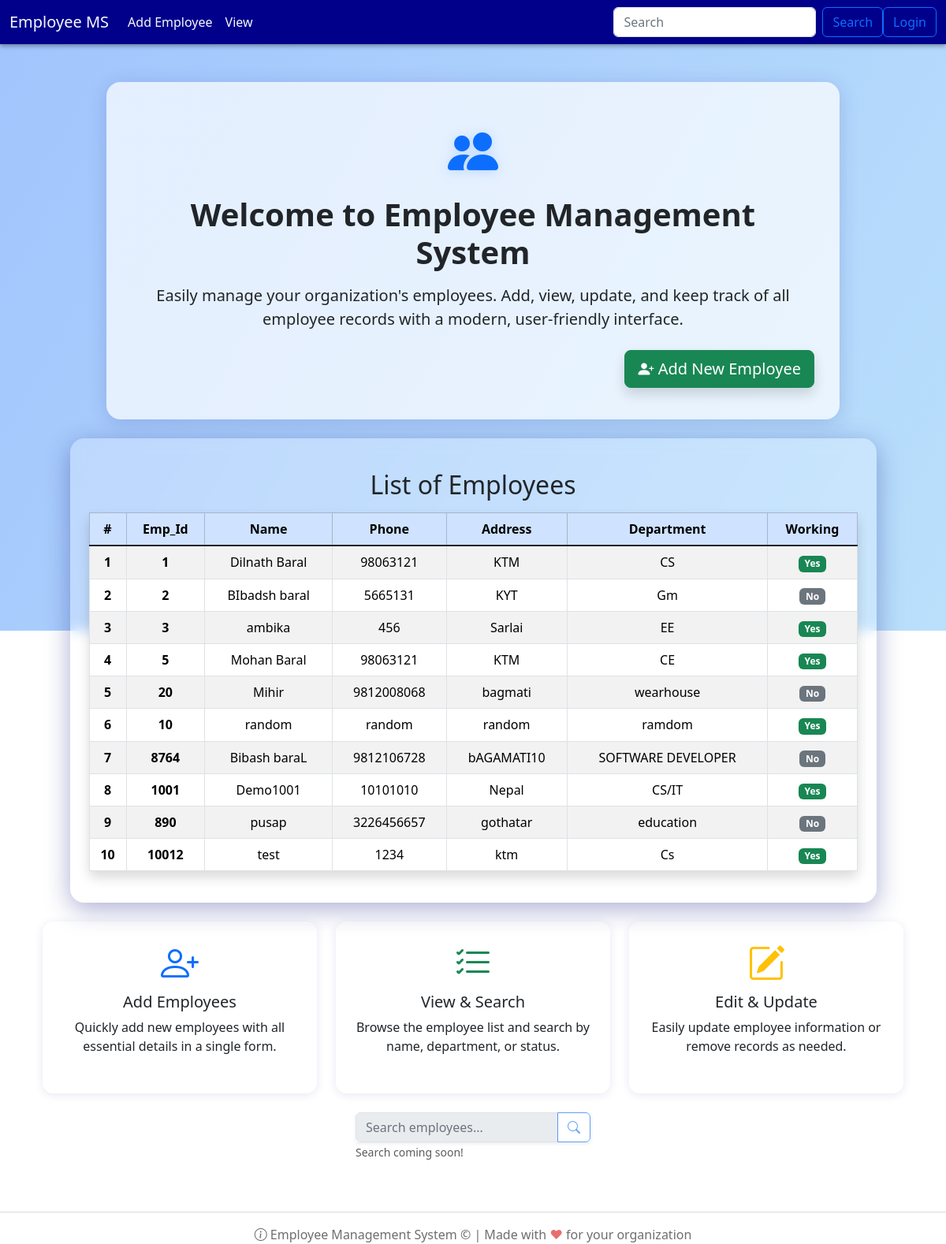
Before: / with the older database file.
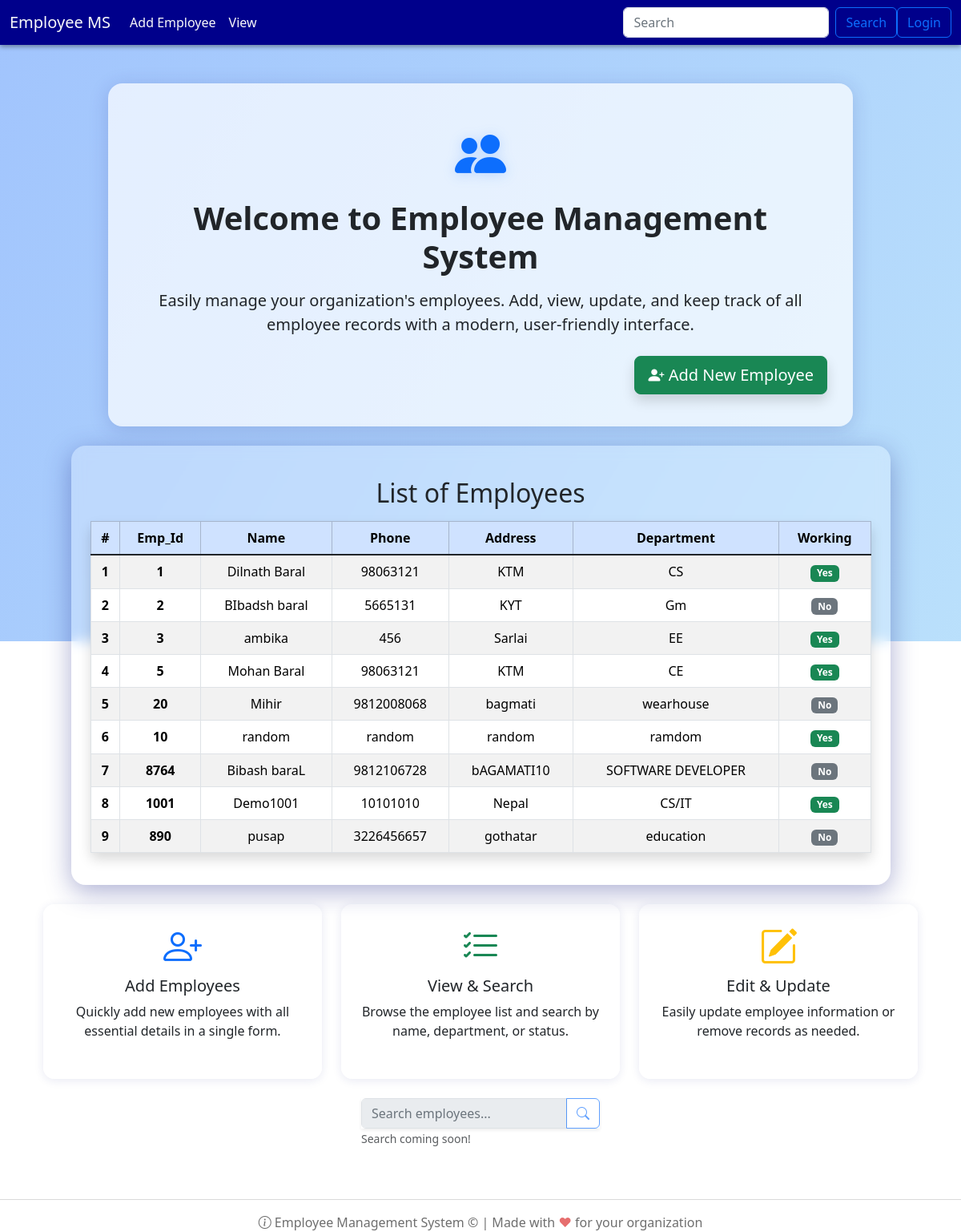
After: the same page with the newer database file.
### Employee/models.py (models this page shows)
class Emp(models.Model):
    emp_id=models.IntegerField()
    name=models.CharField(max_length=100)
    phone=models.CharField(max_length=20)
    address=models.CharField(max_length=100)
    department=models.CharField(max_length=20)
    working=models.BooleanField(default=True)

### Employee/views.py (the view)
# urls.py: path('',index),
def index(request):
    print("index page is called.")
    emps=Emp.objects.all()
    return render(request,"index.html",{
        'emps':emps
    })

### templates/index.html (shortened to what this page needs)
<!DOCTYPE html>
<html>
<head>
    <link href="https://cdn.jsdelivr.net/npm/bootstrap@5.3.0/dist/css/bootstrap.min.css" rel="stylesheet" />
    <link rel="stylesheet" href="https://cdn.jsdelivr.net/npm/bootstrap-icons@1.11.3/font/bootstrap-icons.css">
</head>
<body>
  <div class="bg-animated"></div>
  {% include 'navbar.html'%}
<div class="container d-flex flex-column align-items-center justify-content-center mt-5 mb-5 fade-in">
  <div class="col-md-10 welcome-section text-center mb-4">
    <div class="hero-icon mb-2">
      <i class="bi bi-people-fill"></i>
    </div>
    <h1 class="mb-3 fw-bold">Welcome to Employee Management System</h1>
    <p class="lead mb-4">Easily manage your organization's employees. Add, view, update, and keep track of all employee records with a modern, user-friendly interface.</p>
    <a href="/emp-add/" class="btn btn-success btn-lg add-btn mb-2 shadow">
      <i class="bi bi-person-plus-fill"></i> Add New Employee
    </a>
  </div>
  <div class="col-md-11 p-4 mb-4" style="background: rgba(255,255,255,0.25); border-radius: 18px; box-shadow: 0 8px 32px 0 rgba(31,38,135,0.37); backdrop-filter: blur(8px); -webkit-backdrop-filter: blur(8px);">
    <h2 class="text-center my-3">List of Employees</h2>
    <table class="table table-bordered table-hover table-striped text-center align-middle shadow rounded">
      <thead class="table-primary">
        <tr>
          <th>#</th>
          <th>Emp_Id</th>
          <th>Name</th>
          <th>Phone</th>
          <th>Address</th>
          <th>Department</th>
          <th>Working</th>
        </tr>
      </thead>
      <tbody class="table-group-divider">
        {% if emps %}
          {% for e in emps %}
          <tr>
            <th>{{forloop.counter}}</th>
            <th>{{e.emp_id}}</th>
            <td>{{e.name}}</td>
            <td>{{e.phone}}</td>
            <td>{{e.address}}</td>
            <td>{{e.department}}</td>
            <td>
              {% if e.working %}
                <span class="badge bg-success">Yes</span>
              {% else %}
                <span class="badge bg-secondary">No</span>
              {% endif %}
            </td>
          </tr>
          {% endfor %}
        {% else %}
          <tr>
            <td colspan="7" class="text-center text-muted">
              No employees found. Click "Add New Employee" to get started.
            </td>
          </tr>
        {% endif %}
      </tbody>
    </table>
  </div>
  <div class="row w-100 mb-4">
    <div class="col-md-4">
      <div class="feature-card text-center h-100">
        <i class="bi bi-person-plus display-5 text-primary"></i>
        <h5 class="mt-2">Add Employees</h5>
        <p class="mb-0">Quickly add new employees with all essential details in a single form.</p>
      </div>
    </div>
    <div class="col-md-4">
      <div class="feature-card text-center h-100">
        <i class="bi bi-list-check display-5 text-success"></i>
        <h5 class="mt-2">View &amp; Search</h5>
        <p class="mb-0">Browse the employee list and search by name, department, or status.</p>
      </div>
    </div>
    <div class="col-md-4">
      <div class="feature-card text-center h-100">
        <i class="bi bi-pencil-square display-5 text-warning"></i>
        <h5 class="mt-2">Edit &amp; Update</h5>
        <p class="mb-0">Easily update employee information or remove records as needed.</p>
      </div>
    </div>
  </div>
  <form class="search-bar mb-3">
    <div class="input-group shadow-sm">
      <input type="text" class="form-control" placeholder="Search employees..." aria-label="Search employees" disabled>
      <button class="btn btn-outline-primary" type="button" disabled>
        <i class="bi bi-search"></i>
      </button>
    </div>
    <small class="text-muted">Search coming soon!</small>
  </form>
</div>
<div class="footer">
  <hr>
  <div>
    <span><i class="bi bi-info-circle"></i> Employee Management System &copy; {{ now|date:"Y" }} | Made with <span style="color:#e25555;">&#10084;</span> for your organization</span>
  </div>
</div>
</body>
</html>

### templates/navbar.html (shortened to what this page needs)
<!doctype html>
<html lang="en">
  <head>
    <link href="https://cdn.jsdelivr.net/npm/bootstrap@5.3.6/dist/css/bootstrap.min.css" rel="stylesheet">
  </head>
  <body>
    <nav class="navbar navbar-expand-lg navbar-custom">
      <div class="container-fluid">
        <a class="navbar-brand" href="/index/">Employee MS</a>
        <div class="collapse navbar-collapse" id="navbarScroll">
          <ul class="navbar-nav me-auto my-2 my-lg-0 navbar-nav-scroll" style="--bs-scroll-height: 100px;">
            <li class="nav-item">
              <a class="nav-link" href="/emp-add/">Add Employee</a>
            </li>
            <li class="nav-item">
              <a class="nav-link" aria-current="page" href="/home/">View</a>
            </li>
          </ul>
          <form class="d-flex" role="search">
            <input class="form-control me-2" type="search" placeholder="Search" aria-label="Search">
            <button class="btn btn-outline-success" type="submit">Search</button>
            <a href="/login/" class="btn btn-outline-success">Login</a>
          </form>
        </div>
      </div>
    </nav>
</body>
</html>

### templates/index.html (style rules this page uses)
body { min-height: 100vh; position: relative; overflow-x: hidden; }
.bg-animated { position: fixed; top: 0; left: 0; width: 100vw; height: 100vh; z-index: -1; background: linear-gradient(120deg, #a1c4fd, #c2e9fb, #fbc2eb, #fcb69f); background-size: 400% 400%; animation: gradientBG 15s ease infinite; }
.fade-in { animation: fadeIn 1.2s; }
.welcome-section { background: rgba(255,255,255,0.7); border-radius: 18px; box-shadow: 0 4px 24px rgba(31,38,135,0.18); padding: 2.5rem 2rem 2rem 2rem; margin-bottom: 2.5rem; }
.hero-icon { font-size: 4rem; color: #0d6efd; margin-bottom: 0.5rem; filter: drop-shadow(0 2px 8px #0d6efd33); }
.feature-card { background: rgba(255,255,255,0.85); border-radius: 14px; box-shadow: 0 2px 12px rgba(31,38,135,0.10); padding: 1.5rem; margin-bottom: 1.5rem; transition: transform 0.2s, box-shadow 0.2s; }
.table thead th { vertical-align: middle; }
.add-btn { float: right; }
.search-bar { max-width: 350px; margin: 0 auto 1.5rem auto; }
.footer { margin-top: 40px; color: #555; font-size: 1rem; text-align: center; opacity: 0.85; }

### templates/navbar.html (style rules this page uses)
.navbar-custom { background-color: #00008B; box-shadow: 0 2px 6px rgba(0, 0, 0, 0.4); }
.navbar-custom .navbar-brand, .navbar-custom .nav-link, .navbar-custom .nav-link.disabled { color: #f8f9fa; }
.btn-outline-success { border-color: #0D6EFD; color: #0D6EFD; }
.form-control { background-color: #ffffff; color: #212529; }
.form-control::placeholder { color: #6c757d; }

Changed rows visible on the page:
removed Emp: emp_id "10012", name "test", phone "1234", address "ktm", department "Cs", working "Yes"
